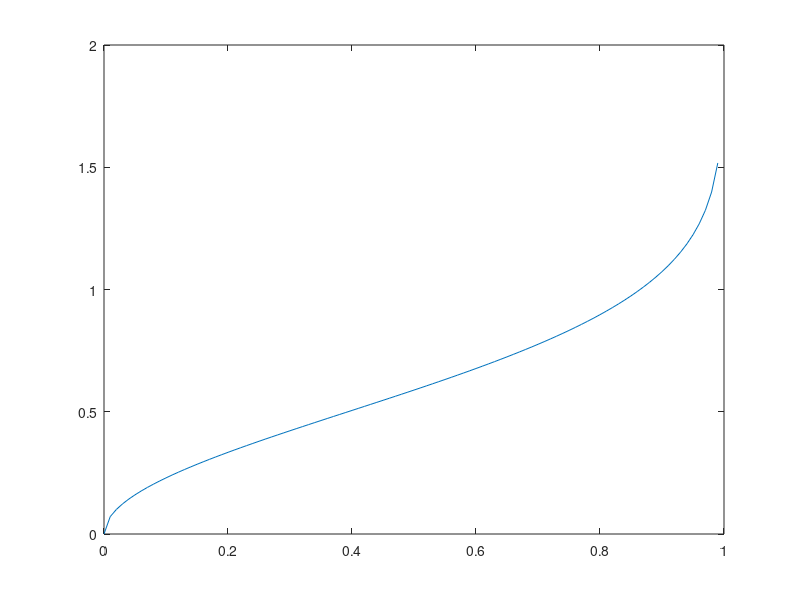

Here is the MATLAB script that generated this plot:
% assume std dev = 0.5 here
% Rayleigh
% The variance of a Rayleigh distribution is 
% derived in a similar way, giving the variance 
% formula of Var(x) = σ2((4 – π)/2).


clc;
clear all;

s=0.5;
X=[0:0.01:1];

p=sqrt(-2*s*s*log(1-X));


plot(X,p);

